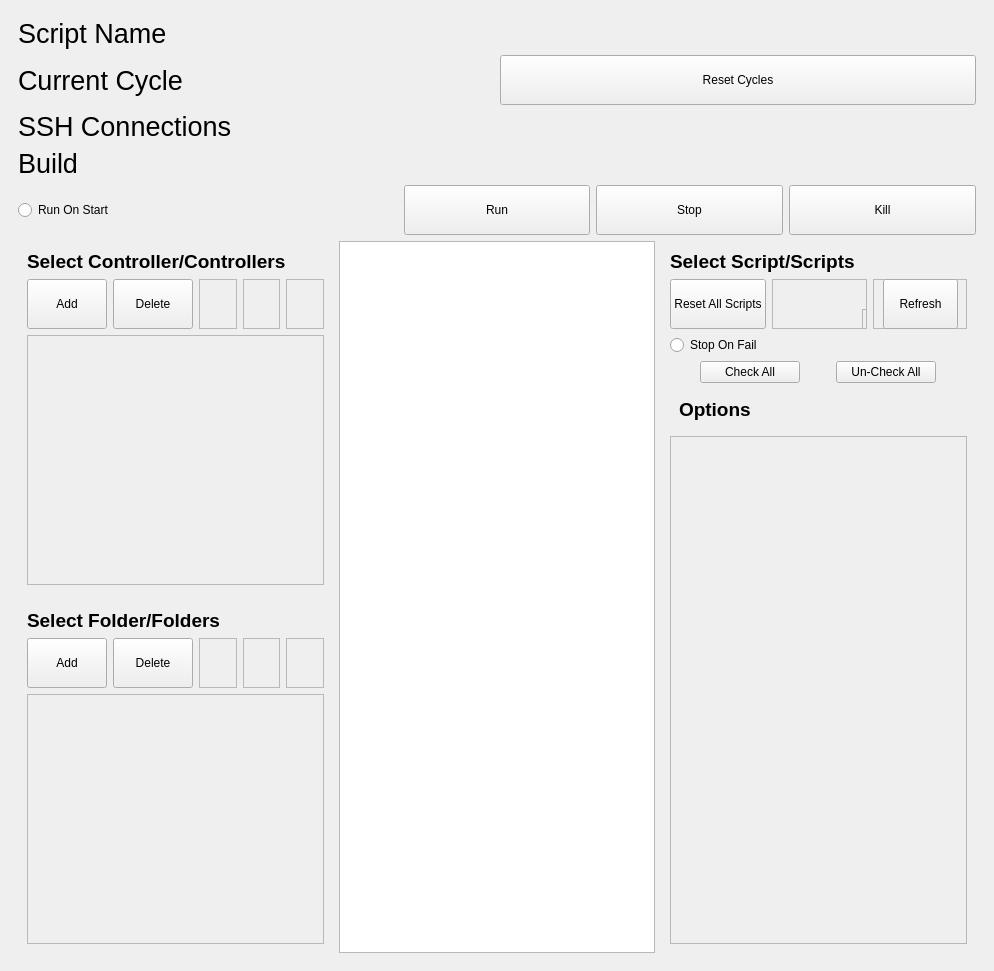
<?xml version="1.0" encoding="UTF-8"?>
<ui version="4.0">
 <class>MainWindow</class>
 <widget class="QMainWindow" name="MainWindow">
  <property name="geometry">
   <rect>
    <x>0</x>
    <y>0</y>
    <width>994</width>
    <height>971</height>
   </rect>
  </property>
  <property name="windowTitle">
   <string>MainWindow</string>
  </property>
  <widget class="QWidget" name="centralwidget">
   <layout class="QVBoxLayout" name="verticalLayout_2">
    <item>
     <widget class="QStackedWidget" name="stackedWidget">
      <property name="currentIndex">
       <number>0</number>
      </property>
      <widget class="QWidget" name="page">
       <layout class="QVBoxLayout" name="verticalLayout_9">
        <item>
         <widget class="QLabel" name="script_name_2">
          <property name="font">
           <font>
            <pointsize>20</pointsize>
           </font>
          </property>
          <property name="text">
           <string>Script Name</string>
          </property>
         </widget>
        </item>
        <item>
         <layout class="QHBoxLayout" name="horizontalLayout_7">
          <item>
           <widget class="QLabel" name="total_runs_2">
            <property name="font">
             <font>
              <pointsize>20</pointsize>
             </font>
            </property>
            <property name="text">
             <string>Current Cycle</string>
            </property>
           </widget>
          </item>
          <item>
           <widget class="QPushButton" name="pushButton_10">
            <property name="minimumSize">
             <size>
              <width>0</width>
              <height>50</height>
             </size>
            </property>
            <property name="text">
             <string>Reset Cycles</string>
            </property>
           </widget>
          </item>
         </layout>
        </item>
        <item>
         <widget class="QLabel" name="ssh_2">
          <property name="font">
           <font>
            <pointsize>20</pointsize>
           </font>
          </property>
          <property name="text">
           <string>SSH Connections</string>
          </property>
         </widget>
        </item>
        <item>
         <widget class="QLabel" name="build_2">
          <property name="font">
           <font>
            <pointsize>20</pointsize>
           </font>
          </property>
          <property name="text">
           <string>Build</string>
          </property>
         </widget>
        </item>
        <item>
         <layout class="QHBoxLayout" name="horizontalLayout_8">
          <item>
           <widget class="QRadioButton" name="radioButton">
            <property name="text">
             <string>Run On Start</string>
            </property>
           </widget>
          </item>
          <item>
           <widget class="QWidget" name="widget_5" native="true"/>
          </item>
          <item>
           <widget class="QPushButton" name="pushButton_7">
            <property name="minimumSize">
             <size>
              <width>0</width>
              <height>50</height>
             </size>
            </property>
            <property name="text">
             <string>Run</string>
            </property>
           </widget>
          </item>
          <item>
           <widget class="QPushButton" name="pushButton_8">
            <property name="minimumSize">
             <size>
              <width>0</width>
              <height>50</height>
             </size>
            </property>
            <property name="text">
             <string>Stop</string>
            </property>
           </widget>
          </item>
          <item>
           <widget class="QPushButton" name="pushButton_12">
            <property name="minimumSize">
             <size>
              <width>0</width>
              <height>50</height>
             </size>
            </property>
            <property name="text">
             <string>Kill</string>
            </property>
           </widget>
          </item>
         </layout>
        </item>
        <item>
         <layout class="QHBoxLayout" name="horizontalLayout">
          <item>
           <layout class="QVBoxLayout" name="verticalLayout">
            <item>
             <widget class="QWidget" name="widget" native="true">
              <layout class="QVBoxLayout" name="verticalLayout_4">
               <item>
                <widget class="QLabel" name="label">
                 <property name="font">
                  <font>
                   <pointsize>14</pointsize>
                   <weight>75</weight>
                   <bold>true</bold>
                  </font>
                 </property>
                 <property name="text">
                  <string>Select Controller/Controllers</string>
                 </property>
                </widget>
               </item>
               <item>
                <layout class="QHBoxLayout" name="horizontalLayout_4">
                 <item>
                  <widget class="QPushButton" name="pushButton_4">
                   <property name="minimumSize">
                    <size>
                     <width>0</width>
                     <height>50</height>
                    </size>
                   </property>
                   <property name="text">
                    <string>Add</string>
                   </property>
                  </widget>
                 </item>
                 <item>
                  <widget class="QPushButton" name="pushButton_3">
                   <property name="minimumSize">
                    <size>
                     <width>0</width>
                     <height>50</height>
                    </size>
                   </property>
                   <property name="text">
                    <string>Delete</string>
                   </property>
                  </widget>
                 </item>
                 <item>
                  <widget class="QFrame" name="frame_17">
                   <property name="frameShape">
                    <enum>QFrame::StyledPanel</enum>
                   </property>
                   <property name="frameShadow">
                    <enum>QFrame::Raised</enum>
                   </property>
                   <widget class="QFrame" name="frame_18">
                    <property name="geometry">
                     <rect>
                      <x>90</x>
                      <y>30</y>
                      <width>166</width>
                      <height>50</height>
                     </rect>
                    </property>
                    <property name="frameShape">
                     <enum>QFrame::StyledPanel</enum>
                    </property>
                    <property name="frameShadow">
                     <enum>QFrame::Raised</enum>
                    </property>
                   </widget>
                  </widget>
                 </item>
                 <item>
                  <widget class="QFrame" name="frame_4">
                   <property name="frameShape">
                    <enum>QFrame::StyledPanel</enum>
                   </property>
                   <property name="frameShadow">
                    <enum>QFrame::Raised</enum>
                   </property>
                  </widget>
                 </item>
                 <item>
                  <widget class="QFrame" name="frame_3">
                   <property name="frameShape">
                    <enum>QFrame::StyledPanel</enum>
                   </property>
                   <property name="frameShadow">
                    <enum>QFrame::Raised</enum>
                   </property>
                  </widget>
                 </item>
                </layout>
               </item>
               <item>
                <widget class="QScrollArea" name="scrollArea">
                 <property name="widgetResizable">
                  <bool>true</bool>
                 </property>
                 <widget class="QWidget" name="scrollAreaWidgetContents_2">
                  <property name="geometry">
                   <rect>
                    <x>0</x>
                    <y>0</y>
                    <width>293</width>
                    <height>229</height>
                   </rect>
                  </property>
                  <layout class="QVBoxLayout" name="verticalLayout_12">
                   <item>
                    <layout class="QVBoxLayout" name="verticalLayout_11"/>
                   </item>
                  </layout>
                 </widget>
                </widget>
               </item>
              </layout>
             </widget>
            </item>
            <item>
             <widget class="QWidget" name="widget_2" native="true">
              <layout class="QVBoxLayout" name="verticalLayout_6">
               <item>
                <widget class="QLabel" name="label_2">
                 <property name="font">
                  <font>
                   <pointsize>14</pointsize>
                   <weight>75</weight>
                   <bold>true</bold>
                  </font>
                 </property>
                 <property name="text">
                  <string>Select Folder/Folders</string>
                 </property>
                </widget>
               </item>
               <item>
                <layout class="QHBoxLayout" name="horizontalLayout_9">
                 <item>
                  <widget class="QPushButton" name="pushButton_33">
                   <property name="minimumSize">
                    <size>
                     <width>0</width>
                     <height>50</height>
                    </size>
                   </property>
                   <property name="text">
                    <string>Add</string>
                   </property>
                  </widget>
                 </item>
                 <item>
                  <widget class="QPushButton" name="pushButton_5">
                   <property name="minimumSize">
                    <size>
                     <width>0</width>
                     <height>50</height>
                    </size>
                   </property>
                   <property name="text">
                    <string>Delete</string>
                   </property>
                  </widget>
                 </item>
                 <item>
                  <widget class="QFrame" name="frame_2">
                   <property name="frameShape">
                    <enum>QFrame::StyledPanel</enum>
                   </property>
                   <property name="frameShadow">
                    <enum>QFrame::Raised</enum>
                   </property>
                  </widget>
                 </item>
                 <item>
                  <widget class="QFrame" name="frame_10">
                   <property name="frameShape">
                    <enum>QFrame::StyledPanel</enum>
                   </property>
                   <property name="frameShadow">
                    <enum>QFrame::Raised</enum>
                   </property>
                   <widget class="QFrame" name="frame_16">
                    <property name="geometry">
                     <rect>
                      <x>90</x>
                      <y>30</y>
                      <width>166</width>
                      <height>50</height>
                     </rect>
                    </property>
                    <property name="frameShape">
                     <enum>QFrame::StyledPanel</enum>
                    </property>
                    <property name="frameShadow">
                     <enum>QFrame::Raised</enum>
                    </property>
                   </widget>
                  </widget>
                 </item>
                 <item>
                  <widget class="QFrame" name="frame">
                   <property name="frameShape">
                    <enum>QFrame::StyledPanel</enum>
                   </property>
                   <property name="frameShadow">
                    <enum>QFrame::Raised</enum>
                   </property>
                  </widget>
                 </item>
                </layout>
               </item>
               <item>
                <widget class="QScrollArea" name="scrollArea_2">
                 <property name="widgetResizable">
                  <bool>true</bool>
                 </property>
                 <widget class="QWidget" name="scrollAreaWidgetContents_3">
                  <property name="geometry">
                   <rect>
                    <x>0</x>
                    <y>0</y>
                    <width>293</width>
                    <height>228</height>
                   </rect>
                  </property>
                  <layout class="QVBoxLayout" name="verticalLayout_14">
                   <item>
                    <layout class="QVBoxLayout" name="verticalLayout_3">
                     <property name="sizeConstraint">
                      <enum>QLayout::SetNoConstraint</enum>
                     </property>
                    </layout>
                   </item>
                  </layout>
                 </widget>
                </widget>
               </item>
              </layout>
             </widget>
            </item>
           </layout>
          </item>
          <item>
           <widget class="QTextEdit" name="textEdit"/>
          </item>
          <item>
           <widget class="QWidget" name="widget_3" native="true">
            <layout class="QVBoxLayout" name="verticalLayout_8">
             <item>
              <widget class="QLabel" name="label_3">
               <property name="font">
                <font>
                 <pointsize>14</pointsize>
                 <weight>75</weight>
                 <bold>true</bold>
                </font>
               </property>
               <property name="text">
                <string>Select Script/Scripts</string>
               </property>
              </widget>
             </item>
             <item>
              <layout class="QHBoxLayout" name="horizontalLayout_5">
               <item>
                <widget class="QPushButton" name="pushButton_6">
                 <property name="minimumSize">
                  <size>
                   <width>0</width>
                   <height>50</height>
                  </size>
                 </property>
                 <property name="text">
                  <string>Reset All Scripts</string>
                 </property>
                </widget>
               </item>
               <item>
                <widget class="QFrame" name="frame_19">
                 <property name="frameShape">
                  <enum>QFrame::StyledPanel</enum>
                 </property>
                 <property name="frameShadow">
                  <enum>QFrame::Raised</enum>
                 </property>
                 <widget class="QFrame" name="frame_20">
                  <property name="geometry">
                   <rect>
                    <x>90</x>
                    <y>30</y>
                    <width>166</width>
                    <height>50</height>
                   </rect>
                  </property>
                  <property name="frameShape">
                   <enum>QFrame::StyledPanel</enum>
                  </property>
                  <property name="frameShadow">
                   <enum>QFrame::Raised</enum>
                  </property>
                 </widget>
                </widget>
               </item>
               <item>
                <widget class="QFrame" name="frame_6">
                 <property name="frameShape">
                  <enum>QFrame::StyledPanel</enum>
                 </property>
                 <property name="frameShadow">
                  <enum>QFrame::Raised</enum>
                 </property>
                 <widget class="QPushButton" name="pushButton_14">
                  <property name="geometry">
                   <rect>
                    <x>10</x>
                    <y>0</y>
                    <width>75</width>
                    <height>50</height>
                   </rect>
                  </property>
                  <property name="minimumSize">
                   <size>
                    <width>0</width>
                    <height>50</height>
                   </size>
                  </property>
                  <property name="text">
                   <string>Refresh</string>
                  </property>
                 </widget>
                </widget>
               </item>
              </layout>
             </item>
             <item>
              <widget class="QRadioButton" name="radioButton_2">
               <property name="text">
                <string>Stop On Fail</string>
               </property>
              </widget>
             </item>
             <item>
              <layout class="QHBoxLayout" name="horizontalLayout_6">
               <item>
                <widget class="QPushButton" name="pushButton_2">
                 <property name="maximumSize">
                  <size>
                   <width>100</width>
                   <height>16777215</height>
                  </size>
                 </property>
                 <property name="text">
                  <string>Check All</string>
                 </property>
                </widget>
               </item>
               <item>
                <widget class="QPushButton" name="pushButton">
                 <property name="maximumSize">
                  <size>
                   <width>100</width>
                   <height>16777215</height>
                  </size>
                 </property>
                 <property name="text">
                  <string>Un-Check All</string>
                 </property>
                </widget>
               </item>
              </layout>
             </item>
             <item>
              <widget class="QWidget" name="widget_4" native="true">
               <layout class="QVBoxLayout" name="verticalLayout_10">
                <item>
                 <widget class="QLabel" name="label_5">
                  <property name="font">
                   <font>
                    <pointsize>14</pointsize>
                    <weight>75</weight>
                    <bold>true</bold>
                   </font>
                  </property>
                  <property name="text">
                   <string>Options</string>
                  </property>
                 </widget>
                </item>
                <item>
                 <layout class="QHBoxLayout" name="horizontalLayout_3"/>
                </item>
               </layout>
              </widget>
             </item>
             <item>
              <widget class="QScrollArea" name="scrollArea_3">
               <property name="minimumSize">
                <size>
                 <width>0</width>
                 <height>400</height>
                </size>
               </property>
               <property name="widgetResizable">
                <bool>true</bool>
               </property>
               <widget class="QWidget" name="scrollAreaWidgetContents_4">
                <property name="geometry">
                 <rect>
                  <x>0</x>
                  <y>0</y>
                  <width>295</width>
                  <height>463</height>
                 </rect>
                </property>
                <layout class="QHBoxLayout" name="horizontalLayout_2">
                 <item>
                  <layout class="QVBoxLayout" name="verticalLayout_7"/>
                 </item>
                </layout>
               </widget>
              </widget>
             </item>
            </layout>
           </widget>
          </item>
         </layout>
        </item>
       </layout>
      </widget>
      <widget class="QWidget" name="page_2">
       <layout class="QVBoxLayout" name="verticalLayout_15">
        <item>
         <layout class="QVBoxLayout" name="verticalLayout_13">
          <item>
           <layout class="QHBoxLayout" name="horizontalLayout_11">
            <item>
             <layout class="QVBoxLayout" name="verticalLayout_5">
              <item>
               <widget class="QLabel" name="controller_name">
                <property name="font">
                 <font>
                  <pointsize>20</pointsize>
                 </font>
                </property>
                <property name="text">
                 <string>Controller Name</string>
                </property>
               </widget>
              </item>
              <item>
               <widget class="QLabel" name="controller_ip">
                <property name="font">
                 <font>
                  <pointsize>20</pointsize>
                 </font>
                </property>
                <property name="text">
                 <string>Controller IP</string>
                </property>
               </widget>
              </item>
              <item>
               <widget class="QLabel" name="build">
                <property name="font">
                 <font>
                  <pointsize>20</pointsize>
                 </font>
                </property>
                <property name="text">
                 <string>Build</string>
                </property>
               </widget>
              </item>
              <item>
               <widget class="QLabel" name="cpu_use">
                <property name="font">
                 <font>
                  <pointsize>20</pointsize>
                 </font>
                </property>
                <property name="text">
                 <string>CPU Use</string>
                </property>
               </widget>
              </item>
              <item>
               <widget class="QLabel" name="memory">
                <property name="font">
                 <font>
                  <pointsize>20</pointsize>
                 </font>
                </property>
                <property name="text">
                 <string>Memory</string>
                </property>
               </widget>
              </item>
              <item>
               <widget class="QLabel" name="memory_2">
                <property name="font">
                 <font>
                  <pointsize>20</pointsize>
                 </font>
                </property>
                <property name="text">
                 <string>Memory</string>
                </property>
               </widget>
              </item>
              <item>
               <widget class="QLabel" name="space">
                <property name="font">
                 <font>
                  <pointsize>20</pointsize>
                 </font>
                </property>
                <property name="text">
                 <string>Space</string>
                </property>
               </widget>
              </item>
             </layout>
            </item>
            <item>
             <layout class="QVBoxLayout" name="verticalLayout_16">
              <item>
               <widget class="QLabel" name="script_name">
                <property name="font">
                 <font>
                  <pointsize>20</pointsize>
                 </font>
                </property>
                <property name="text">
                 <string>Script Name</string>
                </property>
               </widget>
              </item>
              <item>
               <widget class="QLabel" name="ssh">
                <property name="font">
                 <font>
                  <pointsize>20</pointsize>
                 </font>
                </property>
                <property name="text">
                 <string>SSH Connections</string>
                </property>
               </widget>
              </item>
              <item>
               <widget class="QLabel" name="total_runs">
                <property name="font">
                 <font>
                  <pointsize>20</pointsize>
                 </font>
                </property>
                <property name="text">
                 <string>Current Cycle</string>
                </property>
               </widget>
              </item>
              <item>
               <widget class="QLabel" name="time">
                <property name="font">
                 <font>
                  <pointsize>20</pointsize>
                 </font>
                </property>
                <property name="text">
                 <string>Time</string>
                </property>
               </widget>
              </item>
              <item>
               <widget class="QLabel" name="year">
                <property name="font">
                 <font>
                  <pointsize>20</pointsize>
                 </font>
                </property>
                <property name="text">
                 <string>Year</string>
                </property>
               </widget>
              </item>
              <item>
               <widget class="QLabel" name="action">
                <property name="font">
                 <font>
                  <pointsize>20</pointsize>
                 </font>
                </property>
                <property name="text">
                 <string>Action</string>
                </property>
               </widget>
              </item>
              <item>
               <widget class="QLabel" name="percent_match">
                <property name="font">
                 <font>
                  <pointsize>20</pointsize>
                 </font>
                </property>
                <property name="text">
                 <string>Percent Match</string>
                </property>
               </widget>
              </item>
             </layout>
            </item>
           </layout>
          </item>
          <item>
           <layout class="QHBoxLayout" name="horizontalLayout_10">
            <item>
             <widget class="QPushButton" name="pushButton_9">
              <property name="minimumSize">
               <size>
                <width>200</width>
                <height>50</height>
               </size>
              </property>
              <property name="maximumSize">
               <size>
                <width>100</width>
                <height>300</height>
               </size>
              </property>
              <property name="text">
               <string>Stop</string>
              </property>
             </widget>
            </item>
            <item>
             <widget class="QPushButton" name="pushButton_13">
              <property name="minimumSize">
               <size>
                <width>200</width>
                <height>50</height>
               </size>
              </property>
              <property name="maximumSize">
               <size>
                <width>100</width>
                <height>300</height>
               </size>
              </property>
              <property name="text">
               <string>Kill</string>
              </property>
             </widget>
            </item>
            <item>
             <widget class="QPushButton" name="pushButton_11">
              <property name="minimumSize">
               <size>
                <width>200</width>
                <height>50</height>
               </size>
              </property>
              <property name="maximumSize">
               <size>
                <width>100</width>
                <height>300</height>
               </size>
              </property>
              <property name="text">
               <string>Reset Cycles</string>
              </property>
             </widget>
            </item>
           </layout>
          </item>
          <item>
           <widget class="QTextEdit" name="textEdit_2"/>
          </item>
          <item>
           <widget class="QLabel" name="target">
            <property name="text">
             <string/>
            </property>
           </widget>
          </item>
          <item>
           <widget class="QLabel" name="template_2">
            <property name="minimumSize">
             <size>
              <width>300</width>
              <height>300</height>
             </size>
            </property>
            <property name="text">
             <string/>
            </property>
           </widget>
          </item>
         </layout>
        </item>
       </layout>
      </widget>
     </widget>
    </item>
   </layout>
  </widget>
  <widget class="QMenuBar" name="menubar">
   <property name="geometry">
    <rect>
     <x>0</x>
     <y>0</y>
     <width>994</width>
     <height>21</height>
    </rect>
   </property>
  </widget>
 </widget>
 <resources/>
 <connections/>
</ui>
